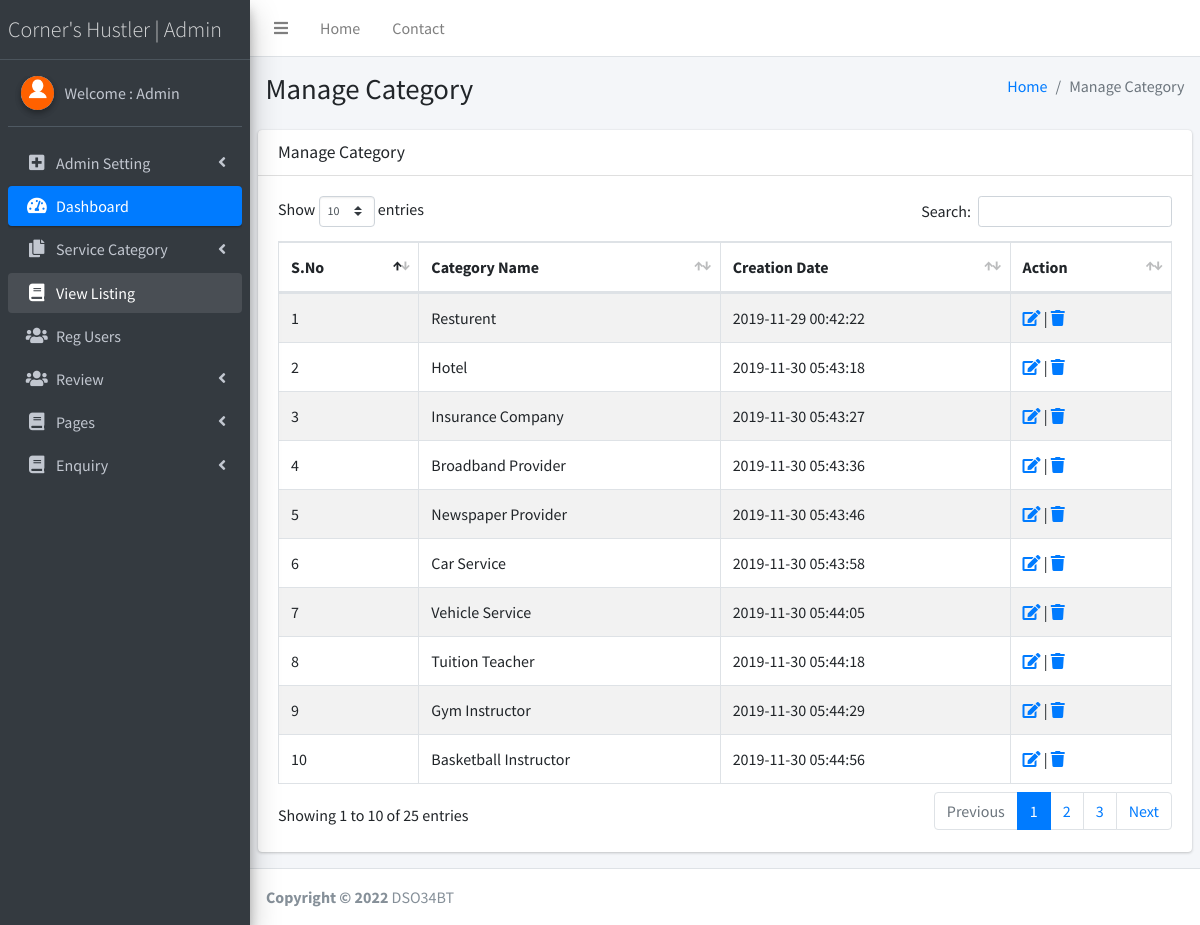
Page /admin/manage-category.php (signed in) on the committed database.
### tables this page shows
CREATE TABLE `tblcategory` (
  `ID` int(10) NOT NULL,
  `Category` varchar(100) DEFAULT NULL,
  `CreationDate` timestamp NULL DEFAULT current_timestamp()
);

### admin/manage-category.php (the view, shortened to what this page needs)
<?php
if (strlen($_SESSION['lssemsaid']==0)) {
  header('location:logout.php');
  } else{
  ?>
<!DOCTYPE html>
<html>
<head>
  <link rel="stylesheet" href="plugins/fontawesome-free/css/all.min.css">
  <link rel="stylesheet" href="https://code.ionicframework.com/ionicons/2.0.1/css/ionicons.min.css">
  <link rel="stylesheet" href="plugins/datatables-bs4/css/dataTables.bootstrap4.css">
  <link rel="stylesheet" href="dist/css/adminlte.min.css">
</head>
<body class="hold-transition sidebar-mini">
<div class="wrapper">
  <?php include_once('includes/header.php');?>
<?php include_once('includes/sidebar.php');?>
  <div class="content-wrapper">
    <section class="content-header">
      <div class="container-fluid">
        <div class="row mb-2">
          <div class="col-sm-6">
            <h1>Manage Category</h1>
          </div>
          <div class="col-sm-6">
            <ol class="breadcrumb float-sm-right">
              <li class="breadcrumb-item"><a href="dashboard.php">Home</a></li>
              <li class="breadcrumb-item active">Manage Category</li>
            </ol>
          </div>
        </div>
      </div>
    </section>
    <section class="content">
      <div class="row">
        <div class="col-12">
          <div class="card">
            <div class="card-header">
              <h3 class="card-title">Manage Category</h3>
            </div>
            <div class="card-body">
              <table id="example1" class="table table-bordered table-striped">
                <thead>
                <tr>
                  <th>S.No</th>
                  <th>Category Name</th>
                  <th>Creation Date</th>
                  <th>Action</th>
                </tr>
                </thead>
                 <?php
$sql="SELECT * from tblcategory";
$query = $dbh -> prepare($sql);
$query->execute();
$results=$query->fetchAll(PDO::FETCH_OBJ);
$cnt=1;
if($query->rowCount() > 0)
{
foreach($results as $row)
{               ?>
                <tr>
                  <td><?php echo htmlentities($cnt);?></td>
                  <td><?php  echo htmlentities($row->Category);?>
                  </td>
                  <td><?php  echo htmlentities($row->CreationDate);?></td>
                  <td>
<a href="edit-category-detail.php?editid=<?php echo htmlentities ($row->ID);?>"><i class="fa fa-edit"></i> </a> | <a href="manage-category.php?delid=<?php echo ($row->ID);?>" onclick="return confirm('Do you really want to Delete ?');"><i class="fa fa-trash" aria-hidden="true"></i></a>
                  </td>
                </tr>
                <?php $cnt=$cnt+1;}} ?>
              </table>
            </div>
          </div>
        </div>
      </div>
    </section>
  </div>
 <?php include_once('includes/footer.php');?>
</div>
</body>
</html>
<?php }  ?>

### admin/includes/header.php
<nav class="main-header navbar navbar-expand navbar-white navbar-light">
  <ul class="navbar-nav">
    <li class="nav-item">
      <a class="nav-link" data-widget="pushmenu" href="#"><i class="fas fa-bars"></i></a>
    </li>
    <li class="nav-item d-none d-sm-inline-block">
      <a href="dashboard.php" class="nav-link">Home</a>
    </li>
    <li class="nav-item d-none d-sm-inline-block">
      <a href="contact-us.php" class="nav-link">Contact</a>
    </li>
  </ul>
</nav>

### admin/includes/sidebar.php (shortened to what this page needs)
  <aside class="main-sidebar sidebar-dark-primary elevation-4">
    <a href="dashboard.php" class="brand-link" style="font-weight:bold; font-size:22px;">
      <span class="brand-text font-weight-light">Corner's Hustler | Admin</span>
    </a>
    <div class="sidebar">
      <div class="user-panel mt-3 pb-3 mb-3 d-flex">
        <div class="image">
          <img src="dist/img/download.png" class="img-circle elevation-2" alt="User Image">
        </div>
        <div class="info">
<?php
$aid=$_SESSION['lssemsaid'];
$sql="SELECT AdminName from  tbladmin where ID=:aid";
$query = $dbh -> prepare($sql);
$query->bindParam(':aid',$aid,PDO::PARAM_STR);
$query->execute();
$results=$query->fetchAll(PDO::FETCH_OBJ);
$cnt=1;
if($query->rowCount() > 0)
{
foreach($results as $row)
{               ?>
          <a href="admin-profile.php" class="d-block">Welcome : <?php  echo $row->AdminName;?></a>
          <?php $cnt=$cnt+1;}} ?>
        </div>
      </div>
      <nav class="mt-2">
        <ul class="nav nav-pills nav-sidebar flex-column" data-widget="treeview" role="menu" data-accordion="false">
            <li class="nav-item has-treeview">
            <a href="#" class="nav-link">
              <i class="nav-icon fas fa-plus-square"></i>
              <p>
                Admin Setting
                <i class="fas fa-angle-left right"></i>
              </p>
            </a>
          </li>
          <li class="nav-item has-treeview menu-open">
            <a href="dashboard.php" class="nav-link active">
              <i class="nav-icon fas fa-tachometer-alt"></i>
              <p>
                Dashboard
               </p>
            </a>
          </li>
          <li class="nav-item has-treeview">
            <a href="#" class="nav-link">
              <i class="nav-icon fas fa-copy"></i>
              <p>
                Service Category
                <i class="fas fa-angle-left right"></i>
              </p>
            </a>
          </li>
           <li class="nav-item has-treeview menu-open">
            <a href="listing.php" class="nav-link">
              <i class="nav-icon fas fa-book"></i>
              <p>
                View Listing
               </p>
            </a>
          </li>
          <li class="nav-item has-treeview">
            <a href="reg-users.php" class="nav-link">
              <i class="nav-icon fas fa-users"></i>
              <p>
                Reg Users
               </p>
            </a>
          </li>
<li class="nav-item has-treeview">
            <a href="#" class="nav-link">
              <i class="nav-icon fas fa-users"></i>
              <p>
                Review
                <i class="right fas fa-angle-left"></i>
              </p>
            </a>
          </li>
          <li class="nav-item has-treeview">
            <a href="#" class="nav-link">
              <i class="nav-icon fas fa-book"></i>
              <p>
                Pages
                <i class="fas fa-angle-left right"></i>
              </p>
            </a>
          </li>
       <li class="nav-item has-treeview">
            <a href="#" class="nav-link">
              <i class="nav-icon fas fa-book"></i>
              <p>
                Enquiry
                <i class="fas fa-angle-left right"></i>
              </p>
            </a>
          </li>
        </ul>
      </nav>
    </div>
  </aside>

### admin/includes/footer.php
<footer class="main-footer">
    <strong>Copyright &copy; 2022 </strong>
    DSO34BT
  </footer>

### rows in the picture
tblcategory: Category "Resturent", CreationDate "2019-11-29 00:42:22"
tblcategory: Category "Hotel", CreationDate "2019-11-30 05:43:18"
tblcategory: Category "Insurance Company", CreationDate "2019-11-30 05:43:27"
tblcategory: Category "Broadband Provider", CreationDate "2019-11-30 05:43:36"
tblcategory: Category "Newspaper Provider", CreationDate "2019-11-30 05:43:46"
tblcategory: Category "Car Service", CreationDate "2019-11-30 05:43:58"
tblcategory: Category "Vehicle Service", CreationDate "2019-11-30 05:44:05"
tblcategory: Category "Tuition Teacher", CreationDate "2019-11-30 05:44:18"
tblcategory: Category "Gym Instructor", CreationDate "2019-11-30 05:44:29"
tblcategory: Category "Basketball Instructor", CreationDate "2019-11-30 05:44:56"

### other values in the picture
$row->AdminName "Admin"
